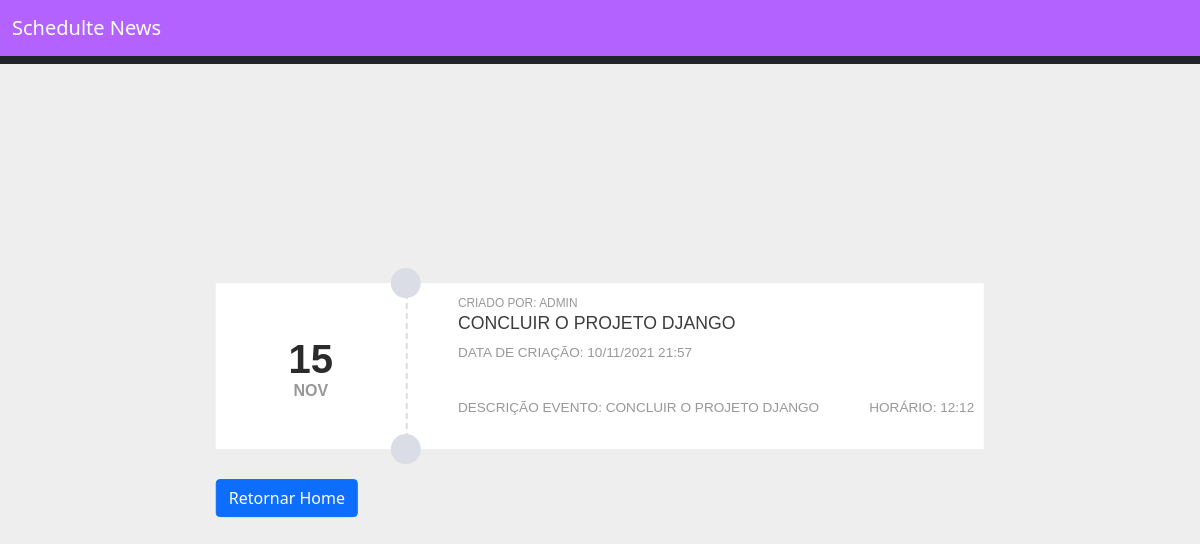
Screenshot of /evento/41 (signed in) with the database file from the repository.
### core/models/evento.py (models this page shows, shortened)
class Evento(models.Model):
    status_evento = (
        ('P', 'Pendente'),
        ('C', 'Concluído')
    )
    titulo = models.CharField(max_length=100)
    descricao = models.TextField(blank=True, null=True)
    data_evento = DateTimeField(verbose_name='DATA DO EVENTO')
    data_criacao = DateTimeField(verbose_name='DATA DE CRIAÇÃO', auto_now=True)
    status = models.CharField(blank=True, null=True, choices=status_evento, max_length=1)
    usuario = models.ForeignKey(User, on_delete=models.CASCADE) # chave estrangeira
    class Meta:
        db_table = 'evento'
    def get_data_criacao(self):
        hs = self.data_criacao - datetime.timedelta(hours=3)
        return hs.strftime("%d/%m/%Y %H:%M")
    def get_data(self):
        return self.data_evento.strftime('%d')
    def get_mes(self):
        return self.data_evento.strftime('%b')
    def get_data_evento_hora(self):
        hs = self.data_evento - datetime.timedelta(hours=3)
        return hs.strftime("%H:%M")

### core/views/view_crud.py (the view)
# urls.py: path('evento/<id>', view_crud.visualizar),
@login_required(login_url='/login/')
def visualizar(request, id):
    evento = Evento.objects.filter(id=id)
    dados = {'evento': evento}
    return render(request, 'visualizar.html', dados)

### templates/visualizar.html (shortened to what this page needs)
{% extends "model-page.html" %}
{% load static%}
{% block content %}
{% for ev in evento %}
<div>
    <div class="evento-card">
        <article class="card fl-left">
            <section class="date">
                <time datetime="23th feb">
                    <span>{{ ev.get_data }}</span><span>{{ ev.get_mes }}</span>
                </time>
            </section>
            <section class="card-cont">
                <small>Criado por: {{ ev.usuario }}</small>
                <h3>{{ ev.titulo }}</h3>
                <div class="even-date">
                    <time>
                        <span>Data de criação: {{ ev.get_data_criacao }}</span>
                    </time>
                </div>
                <div class="even-info">
                    <p>
                        Descrição Evento: {{ ev.descricao }}
                    </p>
                    <span>Horário: {{ ev.get_data_evento_hora }}</span>
                </div>
            </section>
        </article>
        <div style="margin-top: 30px;">
            <a href="/home/">
                <button type="button" class="btn btn-primary">Retornar Home</button>
            </a>
        </div>
    </div>
</div>
{% endfor %}
{% endblock %}

### static/css/evento.css (style rules this page uses)
body { background:#eee; }
a { color: #3498db; outline: none!important; }
.card { display: table-row; width: 49%; background-color: #fff; color: #989898; margin-bottom: 10px; font-family: 'Oswald', sans-serif; text-transform: uppercase; border-radius: 4px; position: relative }
.date { display: table-cell; width: 25%; position: relative; text-align: center; border-right: 2px dashed #dadde6 }
.date:before, .date:after { content: ""; display: block; width: 30px; height: 30px; background-color: #DADDE6; position: absolute; top: -15px; right: -15px; z-index: 1; border-radius: 50% }
.date:after { top: auto; bottom: -15px }
.date time { display: block; position: absolute; top: 50%; left: 50%; -webkit-transform: translate(-50%, -50%); -ms-transform: translate(-50%, -50%); transform: translate(-50%, -50%) }
.date time span { display: block }
.date time span:first-child { color: #2b2b2b; font-weight: 600; font-size: 250% }
.date time span:last-child { text-transform: uppercase; font-weight: 600; margin-top: -10px }
.card-cont { display: table-cell; width: 75%; font-size: 85%; padding: 10px 10px 30px 50px }
.card-cont h3 { color: #3C3C3C; font-size: 130% }
.card-cont>div { display: table-row }
.card-cont .even-date i, .card-cont .even-info i, .card-cont .even-date time, .card-cont .even-info p { display: table-cell }
.card-cont .even-info p { padding: 30px 50px 0 0 }
.card-cont .even-date time span { display: block }
.evento-card { position: absolute; top: 50%; left: 50%; margin-right: -50%; transform: translate(-50%, -50%) }

### rows the page displays
Evento: get_data "15", get_mes "NOV", usuario "ADMIN", titulo "CONCLUIR O PROJETO DJANGO", get_data_criacao "10/11/2021 21:57", descricao "CONCLUIR O PROJETO DJANGO", get_data_evento_hora "12:12"
